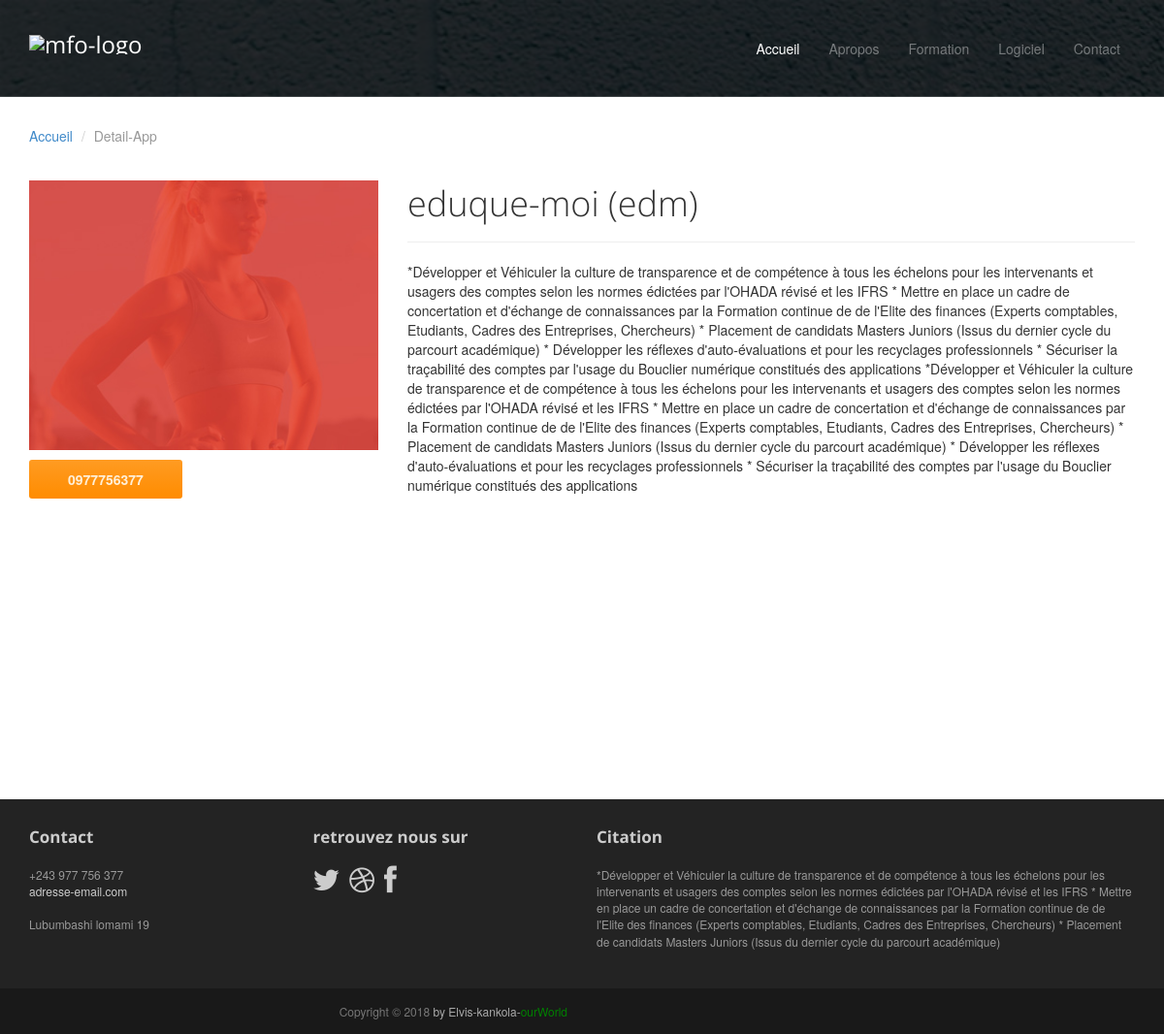
/index.php/welcome/detail_app/3, run on the app's committed database.
### tables this page shows
CREATE TABLE `mfo_application` (
  `id_app` int(11) NOT NULL,
  `titre_app` varchar(255) NOT NULL,
  `description_app` text NOT NULL,
  `file_app` varchar(255) NOT NULL
);

### application/controllers/Welcome.php (called while the page is built, shortened)
<?php
class Welcome extends CI_Controller {
	public function detail_app(){
		$id_app = $this->uri->segment(3);
		$data['application'] = $this->main_model->Get_One_Application($id_app);
		$this->load->view('detail-app',$data);
	}
}

### index.php (called while the page is built, shortened)
<?php
require_once BASEPATH.'core/CodeIgniter.php';

### application/models/Main_model.php (called while the page is built, shortened)
<?php
    class Main_model extends CI_Model {
        private $table_application = 'mfo_application';
        public function Get_One_Application($id){
            $query = $this->db->where('id_app',$id)->get($this->table_application)->result();
            return $query;
        }
    }

### application/views/detail-app.php (the view, shortened to what this page needs)
<!DOCTYPE html>
<html lang="en">
<head>
	<link rel="stylesheet" href="<?php echo base_url('assets/css/bootstrap.min.css');?>">
	<link rel="stylesheet" href="<?php echo base_url('assets/css/font-awesome.min.css');?>">
	<link rel="stylesheet" href="<?php echo base_url('assets/css/bootstrap-theme.css');?>" media="screen" >
	<link rel="stylesheet" href="<?php echo base_url('assets/css/main.css');?>">
</head>
<body>
        <div class="navbar navbar-inverse navbar-fixed-top headroom" >
                <div class="container">
                    <div class="navbar-header">
                        <a class="navbar-brand" href="<?php echo base_url();?>"><img src="<?php echo base_url('assets/images/logo.png');?>" alt="mfo-logo"></a>
                    </div>
                    <div class="navbar-collapse collapse">
                        <ul class="nav navbar-nav pull-right">
                            <li class="active"><a href="<?php echo base_url();?>">Accueil</a></li>
                            <li><a href="<?php echo base_url('index.php/welcome/apropos');?>">Apropos</a></li>
                            <li>
                                <a href="<?php echo base_url('index.php/welcome/formation');?>">Formation</a>
                            </li>
                            <li>
                                <a href="<?php echo base_url('index.php/welcome/application');?>">Logiciel</a>
                            </li>
                            <li><a href="<?php echo base_url('index.php/welcome/contact');?>">Contact</a></li>
                        </ul>
                    </div>
                </div>
            </div>
    <?php if($application):?>
	<header id="head" class="secondary"></header>
	<div class="container">
		<ol class="breadcrumb">
			<li><a href="index.html">Accueil</a></li>
			<li class="active">Detail-App</li>
		</ol>
		<div class="row">
            <?php foreach($application as $value):?>
			<aside class="col-md-4 sidebar sidebar-left">
				<div class="row widget">
					<div class="col-xs-12">
                        <p><img src="<?php echo base_url($value->file_app);?>" alt=""></p>
                        <input class="btn btn-action" type="submit" value="0977756377">
					</div>
				</div>
			</aside>
			<article class="col-md-8 maincontent">
				<header class="page-header">
					<h1 class="page-title"><?php echo $value->titre_app;?></h1>
				</header>
				 <p><?php echo $value->description_app;?></p>
			</article>
        </div><br><br><br><br><br><br><br><br><br><br>
        <?php endforeach?>
    </div>
    <?php else:?>
        <h1> Detail non trouver</h1><br><br><br><br><br><br><br><br><br><br><br><br><br><br><br><br><br><br><br><br>
    <?php endif?>
    <footer id="footer" class="top-space">
            <div class="footer1">
                <div class="container">
                    <div class="row">
                        <div class="col-md-3 widget">
                            <h3 class="widget-title">Contact</h3>
                            <div class="widget-body">
                                <p>+243 977 756 377<br>
                                    <a href="mailto:#">adresse-email.com</a><br>
                                    <br>
                                    Lubumbashi lomami 19
                                </p>
                            </div>
                        </div>
                        <div class="col-md-3 widget">
                            <h3 class="widget-title">retrouvez nous sur</h3>
                            <div class="widget-body">
                                <p class="follow-me-icons">
                                    <a href=""><i class="fa fa-twitter fa-2"></i></a>
                                    <a href=""><i class="fa fa-dribbble fa-2"></i></a>
                                    <a href=""><i class="fa fa-facebook fa-2"></i></a>
                                </p>
                            </div>
                        </div>
                        <div class="col-md-6 widget">
                            <h3 class="widget-title">Citation</h3>
                            <div class="widget-body">
                                <p>
                                    *Développer et Véhiculer la culture de transparence et de compétence à tous les échelons pour les
                                    intervenants et usagers des comptes selon les normes édictées par l'OHADA révisé et les IFRS
                                    * Mettre en place un cadre de concertation et d'échange de connaissances par la Formation continue de
                                    de l'Elite des finances (Experts comptables, Etudiants, Cadres des Entreprises, Chercheurs)
                                    * Placement de candidats Masters Juniors (Issus du dernier cycle du parcourt académique)
                                </p>
                            </div>
                        </div>
                    </div>
                </div>
            </div>
            <div class="footer2">
                <div class="container">
                    <div class="row">
                        <div class="col-md-6 widget">
                            <div class="widget-body">
                                <p class="text-right">
                                    Copyright &copy; 2018 <a href="mailto:elviskankola1@gmail.com">by Elvis-kankola-<span style="color:green">ourWorld</span></a>
                                </p>
                            </div>
                        </div>
                    </div>
                </div>
            </div>
        </footer>
</body>
</html>

### assets/css/main.css (style rules this page uses)
#head { background:#181015 url( ../images/bg_header.jpg) no-repeat; background-size: cover; min-height:520px; text-align: center; padding-top:240px; color:white; font-family:"Open sans", Helvetica, Arial; font-weight:300; }
#head.secondary { height:100px; min-height: 100px; padding-top:0px; }
.headroom { -webkit-transition: all 0.4s ease-out; -moz-transition: all 0.4s ease-out; -o-transition: all 0.4s ease-out; transition: all 0.4s ease-out; }
h1, h2, h3, h4, h5, h6 { font-family:"Open sans", Helvetica, Arial; }
h1, .h1, h2, .h2, h3, .h3 { margin-top:30px; }
.page-title { margin-top:20px; font-weight:300; }
.breadcrumb { background:none; padding:0; margin:30px 0 0px 0; }
.top-space { margin-top: 60px; }
img { max-width:100%; }
.sidebar { padding-top:36px; padding-bottom:30px; }
.sidebar .widget { margin-bottom:20px; }
.footer1 { background: #232323; padding: 30px 0 0 0; font-size: 12px; color: #999; }
.footer1 a { color: #ccc; }
.footer1 .widget { margin-bottom:30px; }
.footer1 .widget-title { font-size: 17px; font-weight: bold; color: #ccc; margin: 0 0 20px; }
.follow-me-icons { font-size:30px; }
.follow-me-icons i { float:left; margin:0 10px 0 0; }
.footer2 { background: #191919; padding: 15px 0; color: #777; font-size: 12px; }
.footer2 a { color: #aaa; }
.footer2 p { margin: 0; }

### data on the page
mfo_application: file_app (picture), titre_app "eduque-moi (edm)", description_app "*Développer et Véhiculer la culture de transparence et de compétence à tous les échelons pour les intervenants et usagers des comptes selon les normes édictées par l'OHADA révisé et les IFRS * Mettre en place un cadre de concertation et d'échange de connaissances par la Formation continue de de l'Elite des finances (Experts comptables, Etudiants, Cadres des Entreprises, Chercheurs) * Placement de candidats Masters Juniors (Issus du dernier cycle du parcourt académique) * Développer les réflexes d'auto-évaluations et pour les recyclages professionnels * Sécuriser la traçabilité des comptes par l'usage du Bouclier numérique constitués des applications *Développer et Véhiculer la culture de…"
